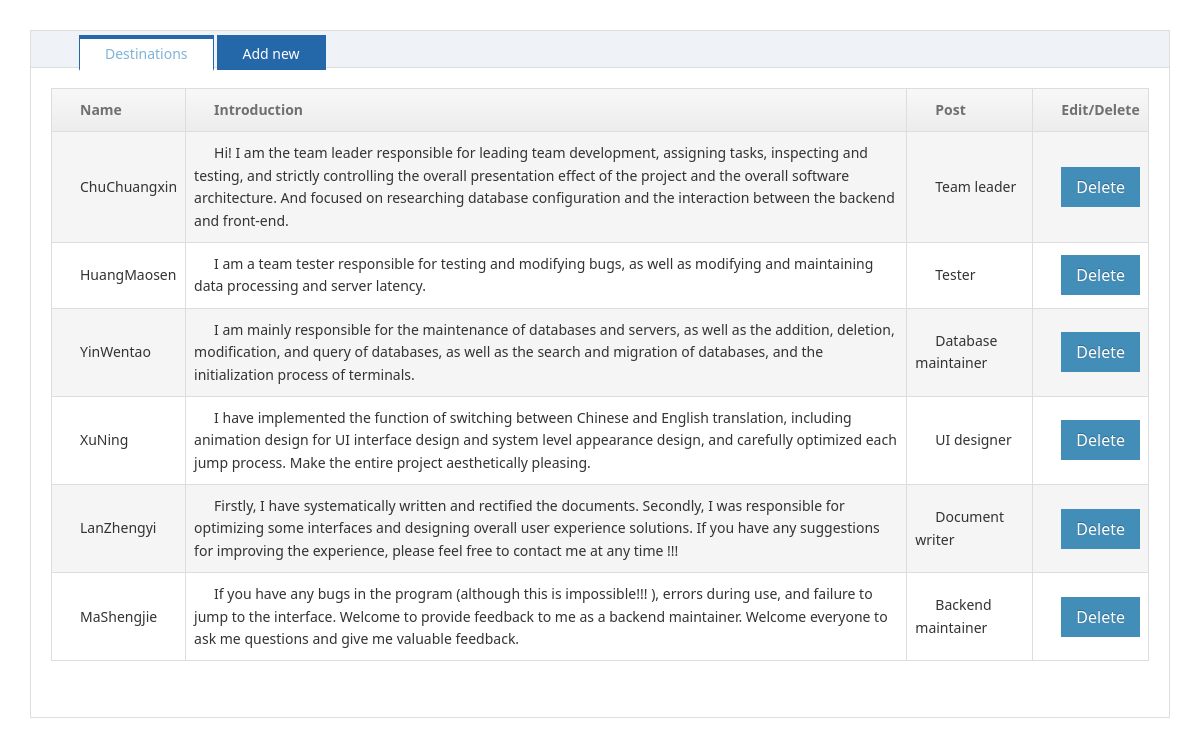
The page /apex on the database its author committed.
### models.py (models this page shows)
class Apex(db.Model):
    __tablename__ = 'apex'
    id = db.Column(db.Integer, primary_key=True, autoincrement=True)
    content = db.Column(db.Text, nullable=False)
    path = db.Column(db.Text, nullable=False)
    post = db.Column(db.Text, nullable=False)
    create_time = db.Column(db.DateTime, default=datetime.now)
    author_id = db.Column(db.Integer, db.ForeignKey('admin.id'))
    author = db.relationship('Admin', backref=db.backref('apexs'))

class Admin(db.Model):
    __tablename__ = 'admin'
    id = db.Column(db.Integer, primary_key=True, autoincrement=True)
    telephone = db.Column(db.String(11), nullable=False)
    username = db.Column(db.String(50), nullable=False)
    password = db.Column(db.String(100), nullable=False)

### app.py (the view)
@app.route('/apex')
def apex():
    context = {
        'apexs': Apex.query.order_by('id').all()
    }
    return render_template("apex.html",**context)

### templates/apex.html (shortened to what this page needs)
<!DOCTYPE html>
<html>
	<head>
		<link rel="stylesheet" />
		<link rel="stylesheet" href="css/Site.css" />
		<link rel="stylesheet" href="css/zy.all.css" />
		<link rel="stylesheet" href="css/font-awesome.min.css" />
		<link rel="stylesheet" href="css/amazeui.min.css" />
		<link rel="stylesheet" href="css/admin.css" />
          <link type="text/css" rel="stylesheet" href="{{ url_for('static',filename='css/Site.css') }}">
      <link type="text/css" rel="stylesheet" href="{{ url_for('static',filename='css/zy.all.css') }}">
	  <link type="text/css" rel="stylesheet" href="{{ url_for('static',filename='css/font-awesome.min.css') }}">
        <link type="text/css" rel="stylesheet" href="{{ url_for('static',filename='css/amazeui.min.css') }}">
         <link type="text/css" rel="stylesheet" href="{{ url_for('static',filename='css/admin.css') }}">
	<body>
		<div class="dvcontent">
			<div>
				<div class="tabs">
					<div class="hd">
						<ul style="">
							<li style="box-sizing: initial;-webkit-box-sizing: initial;" class="on">Destinations</li>
							<li class="" style="box-sizing: initial;-webkit-box-sizing: initial;">Add new</li>
						</ul>
					</div>
					<div class="bd">
						<ul style="display: block;padding: 20px;">
							<li>
								<div id="dv1">
									<table class="table" id="tbRecord">
										<thead>
											<tr>
												<th>Name</th>
												<th>Introduction</th>
												<th>Post</th>
												<th>Edit/Delete</th>
											</tr>
										</thead>
										<tbody>
                                        {% for apex in apexs %}
											<tr>
												<td>{{ apex.author.username }}</td>
												<td>{{ apex.content }}</td>
												<td>{{ apex.post }}</td>
												<td class="text-right">
                            <form  method="post" action="{{ url_for('apex_delete',id= apex.id) }}">
                                <input name="delete" type="submit" value="Delete" onclick="return confirm('确认删除此部门？')" class="btn btn-simple btn-danger btn-icon remove">
                            </form>
                            </td>
											</tr>
										{% endfor %}
										</tbody>
									</table>
								</div>
							</li>
						</ul>
					</div>
				</div>
			</div>
		</div>
	</body>
</html>

### static/css/admin.css (style rules this page uses)
html, body { height: 100%; overflow: hidden; }
ul { margin-top: 0; }

### static/css/zy.form.css (style rules this page uses)
input[type="button"],input[type="submit"],.confirmbtnok ,.alertbtnok { background-color:#438EB9;border-color:#438EB9;color: #fff; border-width:5px; border-style:solid; display: inline-block; text-shadow: 0px -1px 0px rgba(0, 0, 0, 0.25) !important; background-image: none !important; border-radius: 0px; box-shadow: none !important; transition: all 0.15s ease 0s; cursor: pointer; vertical-align: middle; margin: 0px; min-width:52px; padding:4px 10px; position: relative; font-size: 16px; text-align: center; white-space: nowrap; -moz-user-select: none; text-transform: none; font-family: inherit; outline:0px; }

### static/css/zy.layout.css (style rules this page uses)
body { font-family:'Courier New'; }

### static/css/zy.table.css (style rules this page uses)
.table thead tr { color: #707070; font-weight: normal; background: linear-gradient(to bottom, #F8F8F8 0px, #ECECEC 100%) repeat-x scroll 0% 0% #F2F2F2; }
.table thead tr th { border: 1px solid #DDD; text-align:left; text-indent:20px; padding:10px 8px;font-size: 14px; color:#707070; font-weight: 700; }
.table tbody tr td { border: 1px solid #DDD;text-indent:20px;text-align:left;padding:10px 8px;font-size: 14px; }
.table tbody tr:nth-child(2n+1) { background-color:#F5F5F5; }

### static/css/zy.tabs.css (style rules this page uses)
.tabs { border: 1px solid #ddd; text-align: left; margin: 30px; }
.tabs > .hd { height: 37px; line-height: 30px; background: #EFF3F8; padding: 0px 20px; border-bottom: 1px solid #ddd; position: relative; }
.tabs > .hd > ul { float: left; position: absolute; left: 20px; top: -1px; height: 28px; font-size: 14px; }
.tabs > .hd > ul > li { float: left; padding: 0 25px; cursor: pointer; background: #2468a9; margin-right: 3px; margin-top: 5px; color: white; border: 1px solid #2468a9; border-top: 4px solid #2468a9; }
.tabs > .hd > ul > li.on { height: 30px; background: #fff; border-bottom: 2px solid #fff; color: #7DB4D8; }

### rows shown on the page
Apex: author.username "ChuChuangxin", content "Hi! I am the team leader responsible for leading team development, assigning tasks, inspecting and testing, and strictly controlling the overall presentation effect of the project and the overall software architecture. And focused on researching database configuration and the interaction between the backend and front-end.", post "Team leader"
Apex: author.username "HuangMaosen", content "I am a team tester responsible for testing and modifying bugs, as well as modifying and maintaining data processing and server latency.", post "Tester"
Apex: author.username "YinWentao", content "I am mainly responsible for the maintenance of databases and servers, as well as the addition, deletion, modification, and query of databases, as well as the search and migration of databases, and the initialization process of terminals.", post "Database maintainer"
Apex: author.username "XuNing", content "I have implemented the function of switching between Chinese and English translation, including animation design for UI interface design and system level appearance design, and carefully optimized each jump process. Make the entire project aesthetically pleasing.", post "UI designer"
Apex: author.username "LanZhengyi", content "Firstly, I have systematically written and rectified the documents. Secondly, I was responsible for optimizing some interfaces and designing overall user experience solutions. If you have any suggestions for improving the experience, please feel free to contact me at any time !!!", post "Document writer"
Apex: author.username "MaShengjie", content "If you have any bugs in the program (although this is impossible!!! ), errors during use, and failure to jump to the interface. Welcome to provide feedback to me as a backend maintainer. Welcome everyone to ask me questions and give me valuable feedback.", post "Backend maintainer"
